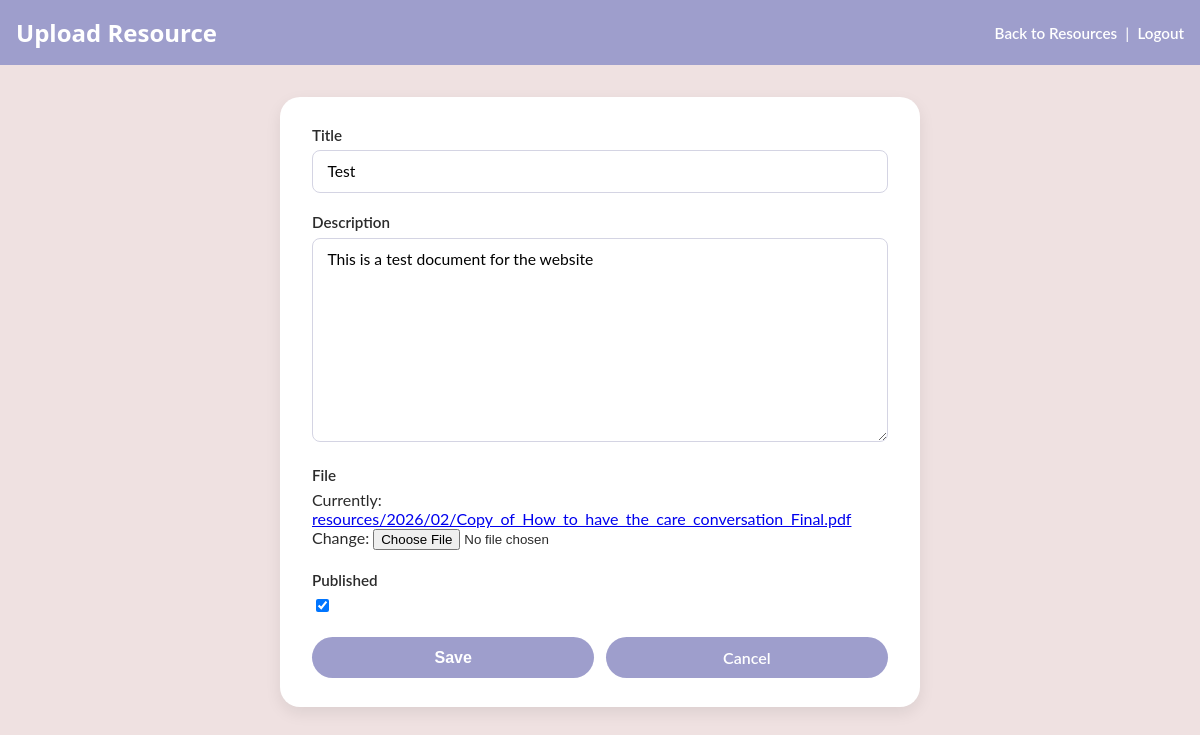
/portal/resources/1/edit/ (signed in), run on the app's committed database.
### SweetPeaApp/models.py (models this page shows, shortened)
class ResourceDocument(models.Model):
    title = models.CharField(max_length=200)
    description = models.TextField(blank=True)
    file = models.FileField(upload_to="resources/%Y/%m/")
    uploaded_by = models.ForeignKey(
        settings.AUTH_USER_MODEL,
        on_delete=models.SET_NULL,
        null=True,
        blank=True,
        related_name="uploaded_resources",
    )
    is_published = models.BooleanField(default=True)
    created_at = models.DateTimeField(auto_now_add=True)
    class Meta:
        ordering = ["-created_at"]

### SweetPeaApp/views.py (the view, shortened to what this page needs)
# urls.py: path("portal/resources/<int:pk>/edit/", views.PortalResourceUpdateView.as_view(), name="resource_edit"),
class PortalResourceUpdateView(StaffRequiredMixin, UpdateView):
    model = ResourceDocument
    form_class = ResourceDocumentForm
    template_name = "SweetPeaApp/portal/resources_upload.html"  # reuse your form template
    success_url = reverse_lazy("resources_list")

### SweetPeaApp/forms.py
class ResourceDocumentForm(forms.ModelForm):
    class Meta:
        model = ResourceDocument
        fields = ["title", "description", "file", "is_published"]

### SweetPeaApp/views.py (called while the page is built)
def staff_check(user):
    return user.is_staff or user.is_superuser

    def test_func(self):
        return staff_check(self.request.user)

### SweetPeaApp/templates/SweetPeaApp/portal/resources_upload.html (shortened to what this page needs)
{% load static %}
<!DOCTYPE html>
<html lang="en">
<head>
  <link rel="stylesheet" href="{% static 'SweetPeaApp/css/portal.css' %}">
  <link rel="stylesheet" href="{% static 'SweetPeaApp/css/portal_testimonials.css' %}">
</head>
<body class="portal-body">
  <header class="portal-header">
    <h1>Upload Resource</h1>
    <nav>
      <a href="{% url 'resources_list' %}">Back to Resources</a>
      <span> | </span>
      <a href="{% url 'portal_logout' %}">Logout</a>
    </nav>
  </header>
  <main class="portal-wrapper--form">
    <div class="portal-form-container">
      <form class="portal-form" method="post" enctype="multipart/form-data">
        <div class="form-row">
          <label>Title</label>
          {{ form.title }}
        </div>
        <div class="form-row">
          <label>Description</label>
          {{ form.description }}
        </div>
        <div class="form-row">
          <label>File</label>
          {{ form.file }}
        </div>
        <div class="form-row">
          <label>Published</label>
          {{ form.is_published }}
        </div>
        <div class="form-actions">
          <button type="submit" class="btn">Save</button>
          <a href="{% url 'resources_list' %}" class="btn">Cancel</a>
        </div>
      </form>
    </div>
  </main>
</body>
</html>

### SweetPeaApp/static/SweetPeaApp/css/portal.css (style rules this page uses)
body.portal-body { margin: 0; padding: 0; background-color: #EFE1E1; font-family: "Lato", sans-serif; color: #2b2b2b; }
.portal-header { background: #9E9ECC; color: white; padding: 1rem; display: flex; justify-content: space-between; align-items: center; box-sizing: border-box; width: 100%; }
.portal-header h1 { margin: 0; font-family: "Comfortaa", system-ui, sans-serif; font-size: 1.5rem; }
.portal-header nav a { color: #fff; text-decoration: none; font-weight: 600; font-size: 0.95rem; }
.portal-header nav a + span { margin: 0 0.25rem; }
.btn { display: inline-block; padding: 0.7rem 1.6rem; border-radius: 999px; background-color: #BFD9E3; color: #2b2b2b; text-decoration: none; font-weight: 600; font-size: 0.98rem; border: none; cursor: pointer; transition: background-color 0.2s ease, transform 0.2s ease, box-shadow 0.2s ease; }

### SweetPeaApp/static/SweetPeaApp/css/portal_testimonials.css (style rules this page uses)
.btn { display: inline-block; padding: 0.7rem 1.6rem; border-radius: 999px; background-color: #9e9ecc; color: #fff; text-decoration: none; font-weight: 600; font-size: 1rem; cursor: pointer; transition: all 0.2s ease; }
.portal-wrapper--form { width: 100%; max-width: 960px; margin: 2rem auto 3rem; padding-left: 2rem; padding-right: 2rem; box-sizing: border-box; }
.portal-form-container { display: flex; justify-content: center; margin-top: 1.2rem; }
.portal-form { width: 100%; max-width: 640px; background-color: #ffffff; border-radius: 20px; padding: 1.8rem 2rem; box-shadow: 0 6px 16px rgba(0, 0, 0, 0.08); box-sizing: border-box; }
.form-row { margin-bottom: 1.3rem; }
.form-row label { display: block; font-weight: 600; margin-bottom: 0.4rem; font-size: 0.95rem; }
.portal-form textarea, .portal-form input[type="text"] { width: 100%; font-family: inherit; font-size: 0.98rem; padding: 0.7rem 0.9rem; border-radius: 8px; border: 1px solid #d4d4e3; box-sizing: border-box; }
.portal-form textarea { min-height: 140px; resize: vertical; }
.form-actions { margin-top: 1.4rem; display: flex; gap: 0.7rem; }
.form-actions button.btn, .form-actions a.btn { display: block; width: 100%; text-align: center; box-sizing: border-box; }
.portal-form .form-actions { width: 100%; }

### data on the page
ResourceDocument: title "Test", description "This is a test document for the website", is_published "☑"
